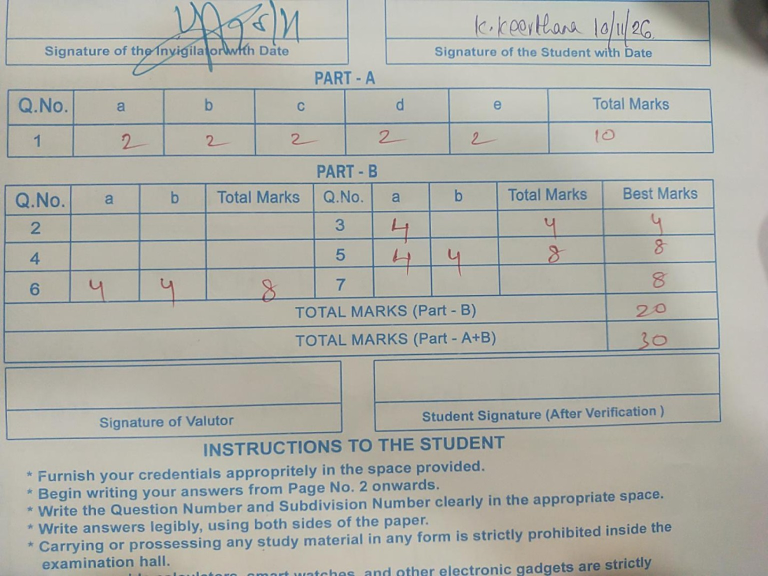
#> input picture assets/reference_images/sheet01_keerthana.jpg, 1536 x 1152 px (shown at 1/2 size)
$ python -i table_detection.py   (imports and definitions only)
#> lines starting #> are read from the running program, lines starting #| are printed output that depends on the picture; after the words box and inside, x2 and y2 are one past the last pixel; in counts of white or black regions, pixels touching at a corner belong together
#> further down, picture is the input picture: shape (1152, 1536, 3); mean B, G, R 167, 174.5, 173.5
### src/image_processing.py
"""Low-level image helpers. The original upload is never modified; everything is lossless PNG."""
from __future__ import annotations

import io
import logging
from pathlib import Path

import cv2
import numpy as np
from PIL import Image, ImageOps

log = logging.getLogger(__name__)
ALLOWED_EXT = {".jpg", ".jpeg", ".png"}


class ImageError(ValueError):
    pass


def _to_bgr(im: Image.Image) -> np.ndarray:
    im = ImageOps.exif_transpose(im).convert("RGB")   # phones store rotation in EXIF
    return cv2.cvtColor(np.array(im), cv2.COLOR_RGB2BGR)


# [38 lines left out: functions load_image, bytes_to_image, save_png, png_bytes, not called in this run]


def blue_mask(bgr: np.ndarray) -> np.ndarray:
    """Mask of the printed blue/cyan table lines and text (OpenCV hue ~ 85-130)."""
    hsv = cv2.cvtColor(bgr, cv2.COLOR_BGR2HSV)
#> hsv: shape (1152, 1536, 3); mean H, S, V 41, 24.8, 178.8
    return cv2.inRange(hsv, (85, 35, 60), (132, 255, 255))
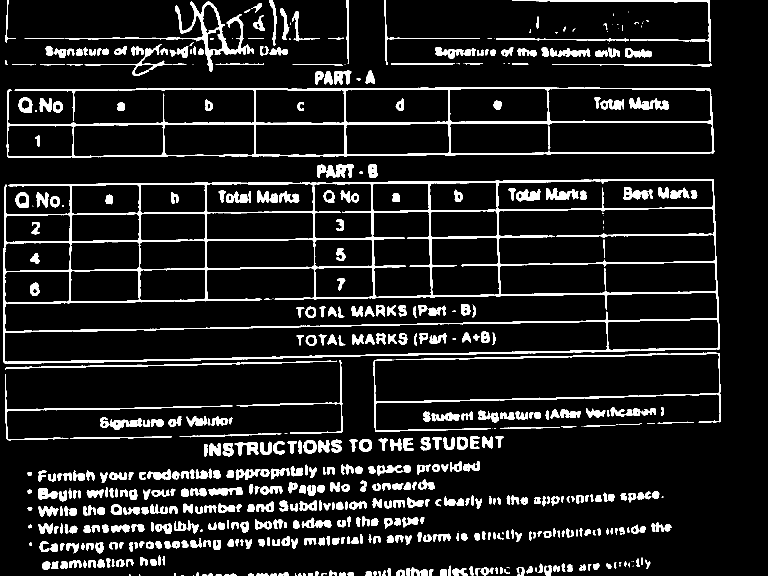
#> returned value: shape (1152, 1536) (shown at 1/2 size); 10.2% white; 622 white regions (70 under 20 px), largest, box (x1, y1, x2, y2) and area: (6, 358, 1440, 728) 40260, (13, 174, 1429, 316) 17570, (747, 705, 1442, 864) 5289


# [25 lines left out: functions enlarge, enhance_colour, line_mask_red_channel, not called in this run]

### src/table_detection.py
"""Find printed table cells (blue grid) and the two marks tables, in any of 4 orientations."""
from __future__ import annotations

import logging
from dataclasses import dataclass

import cv2
import numpy as np

from .image_alignment import rot90_k
from .image_processing import blue_mask, line_mask_red_channel

log = logging.getLogger(__name__)


class LayoutNotFound(RuntimeError):
    pass


@dataclass(frozen=True)
class Cell:
    x: int
    y: int
    w: int
    h: int

    @property
    def cx(self) -> float:
        return self.x + self.w / 2

    @property
    def cy(self) -> float:
        return self.y + self.h / 2


@dataclass
class TableLayout:
    rotation_k: int                 # quarter turns (counter-clockwise) applied to the levelled image
    image: np.ndarray               # the oriented, levelled image
    part_a_header: list[Cell]
    part_a_row: list[Cell]          # 7 cells: Q.No, a..e, Total
    part_b_rows: list[list[Cell]]   # 3 rows x 9 cells


def grid_mask(bgr: np.ndarray, pre_dilate: int = 1, open_div: int = 45, gap_div: int = 8,
              mode: str = "hsv") -> np.ndarray:
    """Printed grid lines only: keep long straight runs, then bridge gaps along each direction."""
    mask = blue_mask(bgr) if mode == "hsv" else line_mask_red_channel(bgr)
    if pre_dilate:
        mask = cv2.dilate(mask, np.ones((3, 3), np.uint8), iterations=pre_dilate)  # tolerate tilt
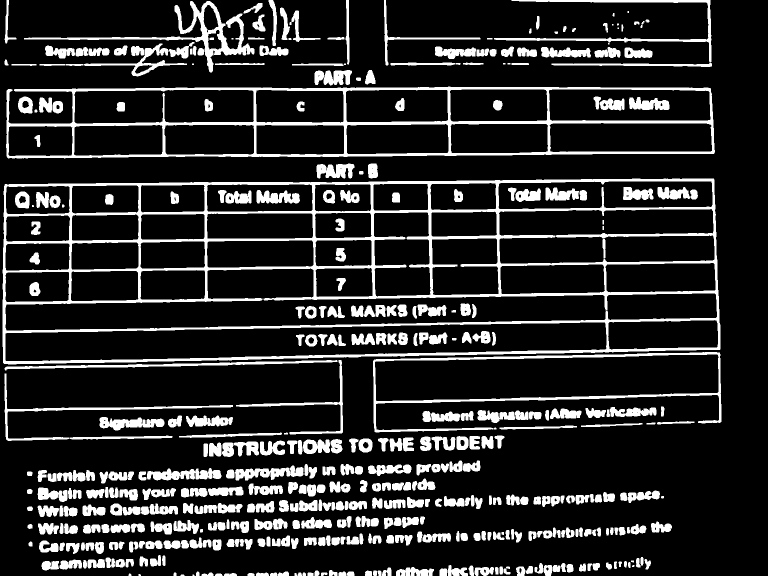
#> mask: shape (1152, 1536) (shown at 1/2 size); 16% white; 455 white regions (14 under 20 px), largest, box (x1, y1, x2, y2) and area: (5, 357, 1441, 729) 66056, (12, 173, 1430, 317) 28480, (746, 704, 1443, 865) 9348
    h, w = mask.shape
    short = min(h, w)
    k_open = max(18, short // open_div)          # drops letters, keeps line fragments
    k_gap = max(40, short // gap_div)            # bridges breaks caused by ink / glare
    horiz = cv2.morphologyEx(mask, cv2.MORPH_OPEN, cv2.getStructuringElement(cv2.MORPH_RECT, (k_open, 1)))
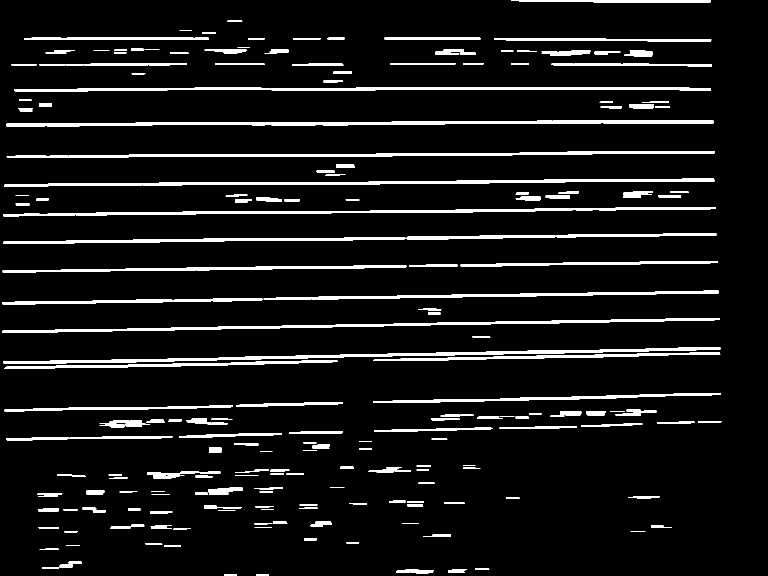
#> horiz: shape (1152, 1536) (shown at 1/2 size); 7.2% white; 214 white regions, largest, box (x1, y1, x2, y2) and area: (13, 241, 1427, 253) 8521, (6, 695, 1441, 728) 7953, (8, 357, 1429, 373) 7750
    vert = cv2.morphologyEx(mask, cv2.MORPH_OPEN, cv2.getStructuringElement(cv2.MORPH_RECT, (1, k_open)))
#> vert: shape (1152, 1536); 2.4% white; 154 white regions (2 under 20 px), largest, box (x1, y1, x2, y2) and area: (5, 368, 13, 728) 1814, (1424, 357, 1441, 700) 1745, (741, 363, 750, 598) 1391
    horiz = cv2.morphologyEx(horiz, cv2.MORPH_CLOSE, cv2.getStructuringElement(cv2.MORPH_RECT, (k_gap, 3)))
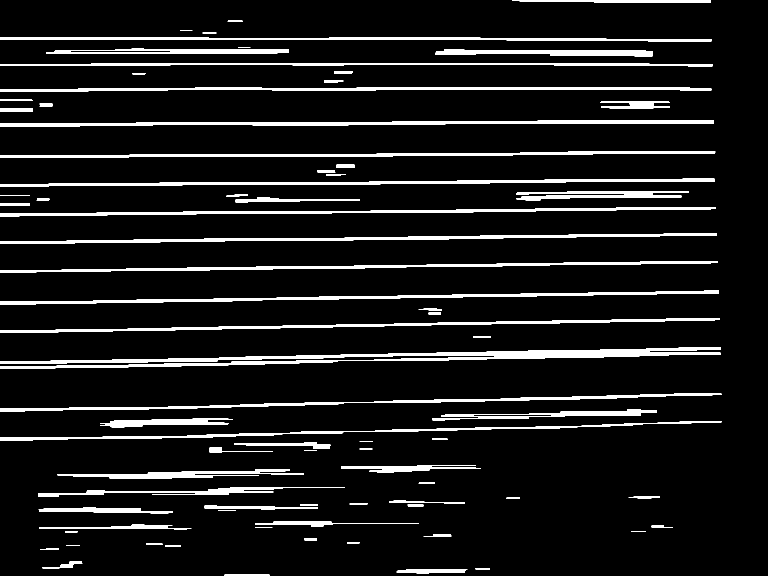
#> horiz: shape (1152, 1536) (shown at 1/2 size); 8.5% white; 78 white regions, largest, box (x1, y1, x2, y2) and area: (0, 695, 1442, 738) 16627, (0, 241, 1428, 253) 8683, (0, 357, 1430, 373) 7895
    vert = cv2.morphologyEx(vert, cv2.MORPH_CLOSE, cv2.getStructuringElement(cv2.MORPH_RECT, (3, k_gap)))
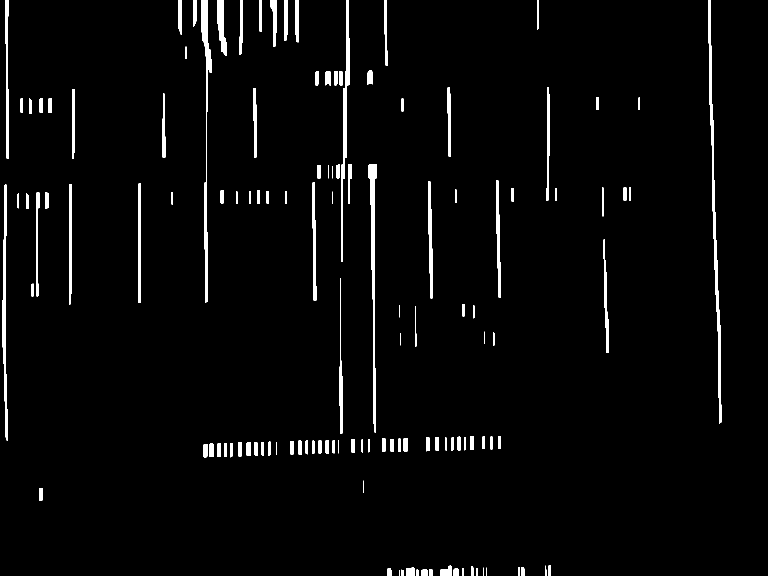
#> vert: shape (1152, 1536) (shown at 1/2 size); 2.8% white; 128 white regions (2 under 20 px), largest, box (x1, y1, x2, y2) and area: (1416, 0, 1443, 847) 4090, (402, 0, 424, 605) 3251, (737, 328, 754, 866) 3251
    grid = cv2.bitwise_or(horiz, vert)
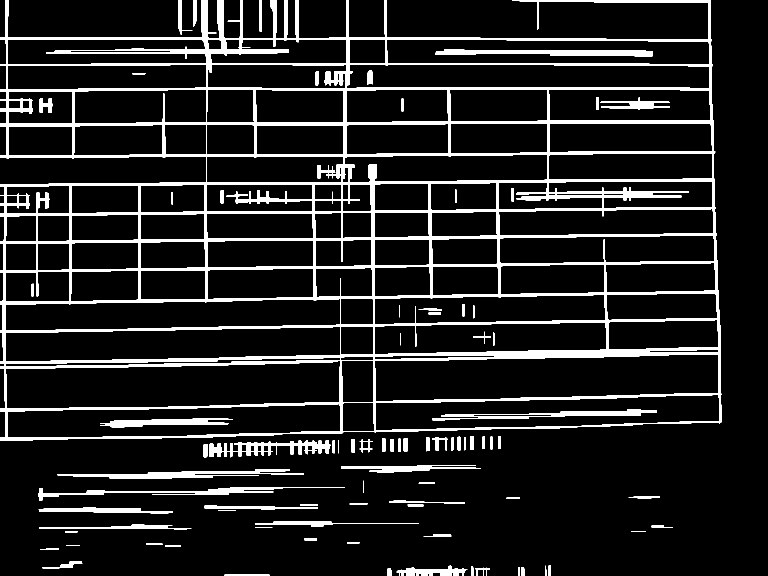
#> grid: shape (1152, 1536) (shown at 1/2 size); 11% white; 83 white regions, largest, box (x1, y1, x2, y2) and area: (0, 0, 1444, 882) 153593, (871, 99, 1306, 113) 4094, (115, 938, 608, 957) 3692
    return cv2.dilate(grid, np.ones((3, 3), np.uint8))
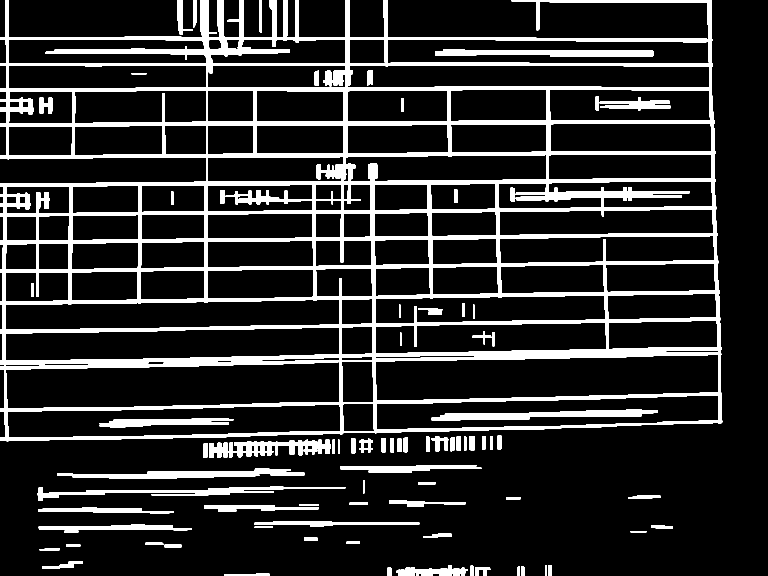
#> returned value: shape (1152, 1536) (shown at 1/2 size); 15.3% white; 83 white regions, largest, box (x1, y1, x2, y2) and area: (0, 0, 1445, 883) 213308, (114, 937, 609, 958) 5104, (870, 98, 1307, 114) 5000


def detect_cells(bgr: np.ndarray, **kw) -> list[Cell]:
    grid = grid_mask(bgr, **kw)
    h, w = grid.shape
    n, _, stats, _ = cv2.connectedComponentsWithStats(cv2.bitwise_not(grid), connectivity=4)
#> n = 146; stats = 146 rows, first 6: [0, 0, 1445, 1152, 271537], [0, 0, 10, 74, 740], [17, 0, 387, 74, 27172], [417, 0, 21, 75, 1277], [448, 0, 31, 75, 2196], [487, 0, 58, 75, 3850]
    short = min(h, w)
    cells: list[Cell] = []
    for i in range(1, n):
        x, y, cw, ch, area = stats[i]
        if cw < 0.035 * short or ch < 0.02 * short:
            continue
        if area > 0.12 * h * w or area / float(cw * ch) < 0.72:
            continue
        if x <= 1 or y <= 1 or x + cw >= w - 1 or y + ch >= h - 1:
            continue
        cells.append(Cell(int(x), int(y), int(cw), int(ch)))
#> this loop made 145 passes
#> (x, y, cw, ch, area) on passes 1 to 8: (0, 0, 10, 74, 740), (17, 0, 387, 74, 27172), (417, 0, 21, 75, 1277), (448, 0, 31, 75, 2196), (487, 0, 58, 75, 3850), (553, 0, 14, 75, 983), (574, 0, 17, 75, 1061), (598, 0, 93, 75, 6941)
#> after the loop, cells = 73 items
    return cells


# [10 lines left out: function cluster_rows, not called in this run]


def _extent(row: list[Cell]) -> int:
    return row[-1].x + row[-1].w - row[0].x


GRID_CONFIGS = [dict(pre_dilate=0, open_div=45), dict(pre_dilate=1, open_div=30),
                dict(pre_dilate=0, open_div=30), dict(pre_dilate=0, open_div=70, gap_div=10),
                dict(pre_dilate=0, open_div=45, mode="red"), dict(pre_dilate=1, open_div=30, mode="red"),
                dict(pre_dilate=0, open_div=30, mode="red")]


# [81 lines left out: functions find_stacks, expand_row, find_layout_in, detect_layout, not called in this run]

>>> import cv2
>>> picture = cv2.imread('../assets/reference_images/sheet01_keerthana.jpg')
>>> result = detect_cells(picture)
#> result = 73 items

$ run again, on assets/reference_images/sheet02_pavalika.jpg
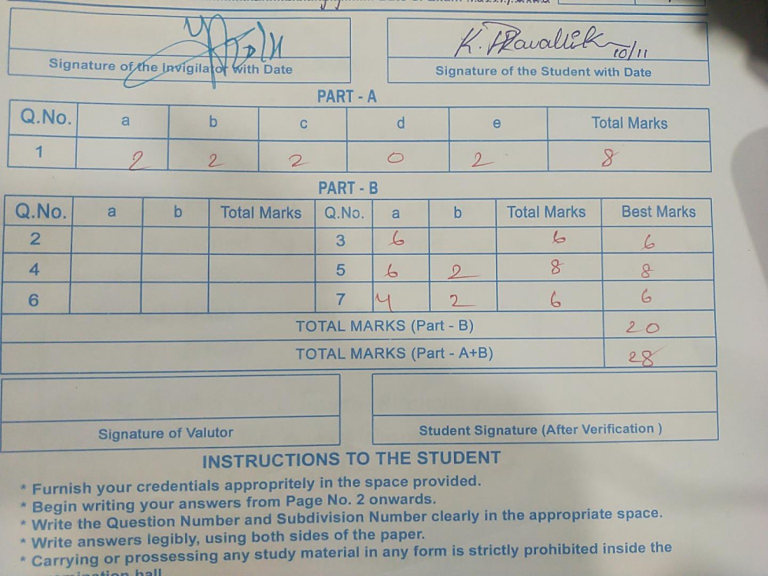
#> input picture assets/reference_images/sheet02_pavalika.jpg, 1536 x 1152 px (shown at 1/2 size)
#> picture is the input picture: shape (1152, 1536, 3); mean B, G, R 167.8, 174.2, 172.9
#> hsv: shape (1152, 1536, 3); mean H, S, V 42, 23.3, 178.2
#> in blue_mask, `return cv2.inRange(hsv, (85, 35, 60), (132, 255, 255))`:
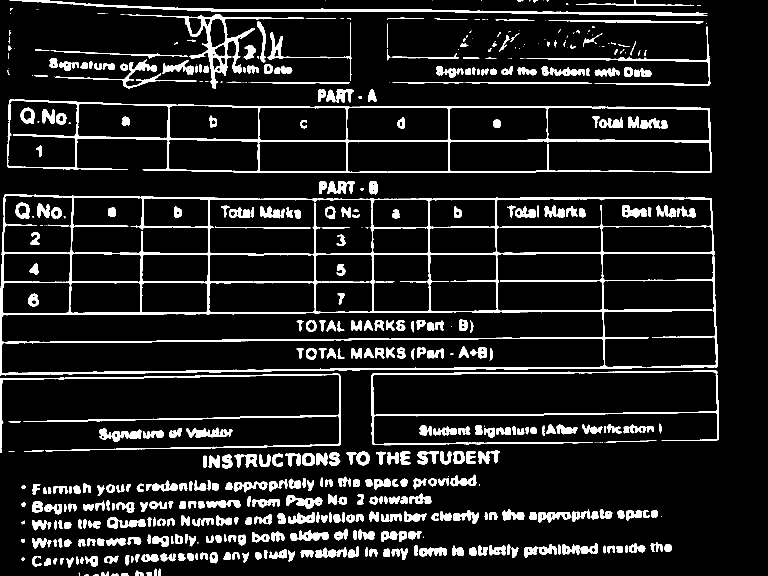
#> returned value: shape (1152, 1536) (shown at 1/2 size); 10.6% white; 593 white regions (119 under 20 px), largest, box (x1, y1, x2, y2) and area: (0, 388, 1436, 751) 38576, (14, 198, 1424, 346) 16720, (743, 741, 1438, 891) 6453
#> mask: shape (1152, 1536); 16.5% white; 385 white regions (28 under 20 px), largest, box (x1, y1, x2, y2) and area: (0, 387, 1437, 752) 64662, (13, 197, 1425, 347) 27372, (69, 27, 609, 179) 13888
#> grid: shape (1152, 1536); 12.3% white; 45 white regions, largest, box (x1, y1, x2, y2) and area: (0, 0, 1440, 907) 164060, (395, 1022, 1318, 1049) 7917, (539, 1092, 1293, 1115) 7004
#> in grid_mask, `return cv2.dilate(grid, np.ones((3, 3), np.uint8))`:
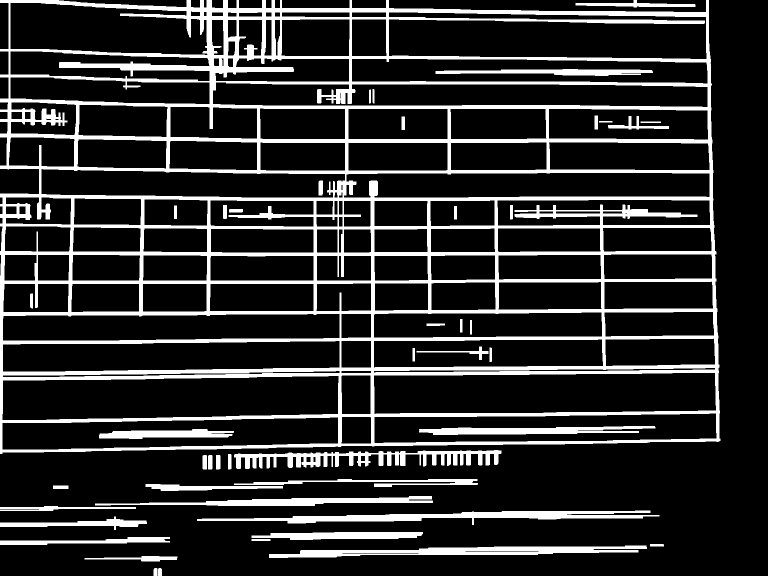
#> returned value: shape (1152, 1536) (shown at 1/2 size); 17.1% white; 45 white regions, largest, box (x1, y1, x2, y2) and area: (0, 0, 1441, 908) 228695, (394, 1021, 1319, 1050) 10185, (538, 1091, 1294, 1116) 9350
#> n = 150; stats = 150 rows, first 6: [0, 0, 1441, 1152, 302300], [118, 0, 255, 14, 2181], [382, 0, 18, 15, 265], [408, 0, 5, 15, 75], [424, 0, 22, 16, 346], [456, 0, 17, 16, 272]
#> the loop in detect_cells, `for i in range(1, n):` made 149 passes
#> (x, y, cw, ch, area) on passes 1 to 8: (118, 0, 255, 14, 2181), (382, 0, 18, 15, 265), (408, 0, 5, 15, 75), (424, 0, 22, 16, 346), (456, 0, 17, 16, 272), (478, 0, 46, 16, 736), (532, 0, 11, 16, 176), (550, 0, 10, 16, 160)
#> after the loop in detect_cells, `for i in range(1, n):`: cells = 73 items

$ run again, on assets/reference_images/sheet03_jyothi_portrait.jpg
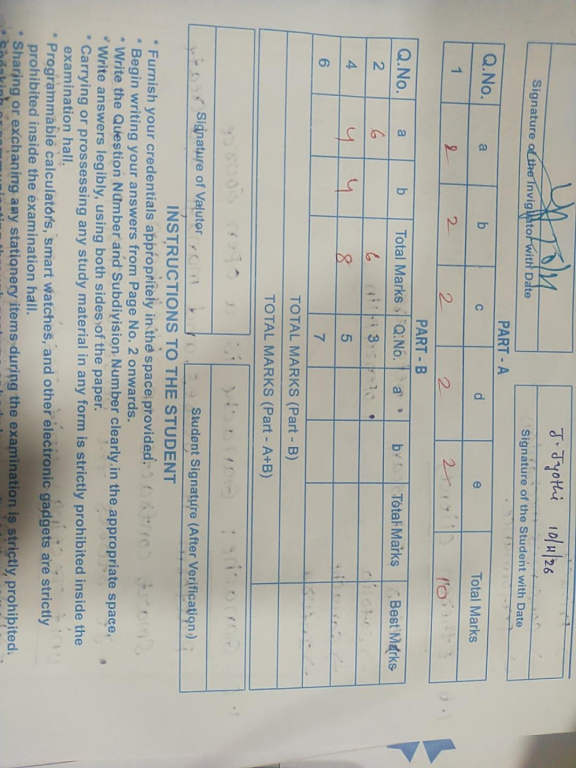
#> input picture assets/reference_images/sheet03_jyothi_portrait.jpg, 1152 x 1536 px (shown at 1/2 size)
#> picture is the input picture: shape (1536, 1152, 3); mean B, G, R 169, 176.5, 176
#> hsv: shape (1536, 1152, 3); mean H, S, V 40.2, 23, 180.5
#> in blue_mask, `return cv2.inRange(hsv, (85, 35, 60), (132, 255, 255))`:
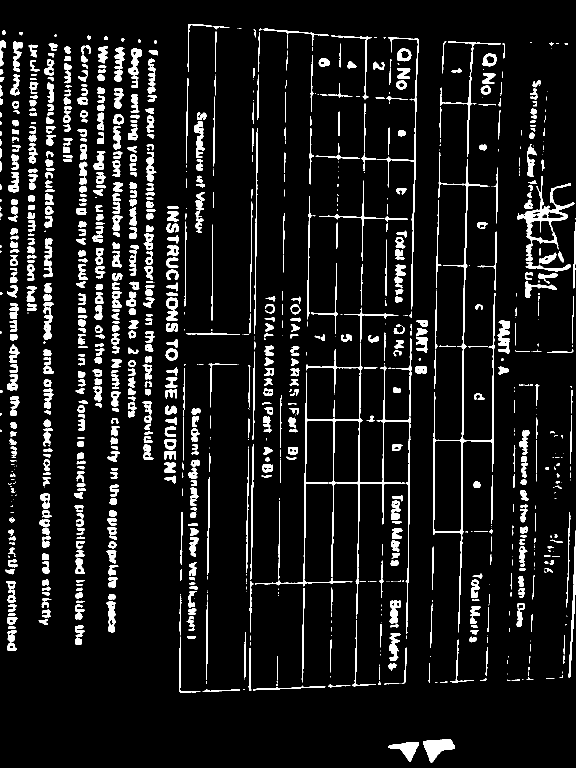
#> returned value: shape (1536, 1152) (shown at 1/2 size); 8.6% white; 1086 white regions (301 under 20 px), largest, box (x1, y1, x2, y2) and area: (510, 685, 822, 1268) 6973, (867, 304, 991, 1265) 5542, (1035, 352, 1149, 523) 3249
#> mask: shape (1536, 1152); 14.1% white; 757 white regions (78 under 20 px), largest, box (x1, y1, x2, y2) and area: (509, 614, 825, 1374) 16388, (866, 303, 992, 1266) 10796, (1034, 351, 1150, 544) 6131
#> grid: shape (1536, 1152); 8% white; 83 white regions, largest, box (x1, y1, x2, y2) and area: (358, 0, 1152, 1536) 93894, (87, 493, 103, 1194) 4030, (488, 205, 508, 1362) 3788
#> in grid_mask, `return cv2.dilate(grid, np.ones((3, 3), np.uint8))`:
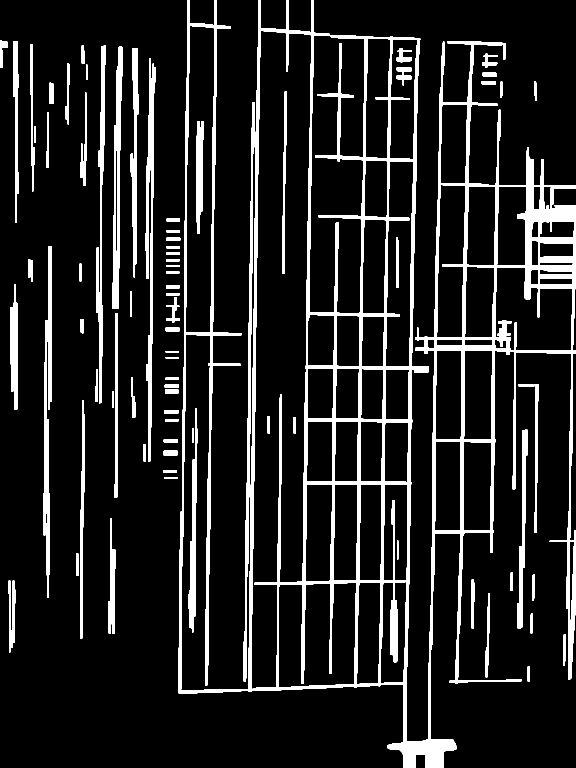
#> returned value: shape (1536, 1152) (shown at 1/2 size); 12.1% white; 82 white regions, largest, box (x1, y1, x2, y2) and area: (357, 0, 1152, 1536) 138728, (487, 204, 509, 1363) 6146, (86, 492, 104, 1195) 6122
#> n = 69; stats = 69 rows, first 6: [0, 0, 1152, 1536, 213761], [0, 0, 807, 1536, 581234], [380, 0, 49, 50, 2335], [362, 0, 154, 1381, 134555], [522, 0, 50, 59, 2856], [577, 0, 45, 64, 2762]
#> the loop in detect_cells, `for i in range(1, n):` made 68 passes
#> (x, y, cw, ch, area) on passes 1 to 8: (0, 0, 807, 1536, 581234), (380, 0, 49, 50, 2335), (362, 0, 154, 1381, 134555), (522, 0, 50, 59, 2856), (577, 0, 45, 64, 2762), (619, 0, 533, 1483, 215334), (372, 52, 57, 613, 27405), (503, 61, 119, 1317, 115610)
#> after the loop in detect_cells, `for i in range(1, n):`: cells = 36 items
